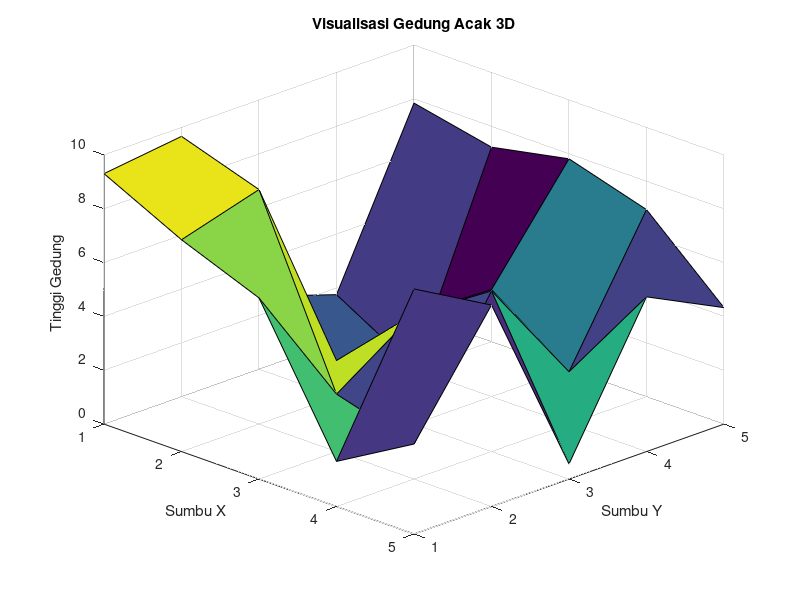

This chart was generated by the following MATLAB code:
data = rand(5,5) * 10;

surf(data);

view(45,30);

xlabel('Sumbu X');
ylabel('Sumbu Y');
zlabel('Tinggi Gedung');
title('Visualisasi Gedung Acak 3D');

grid on;

